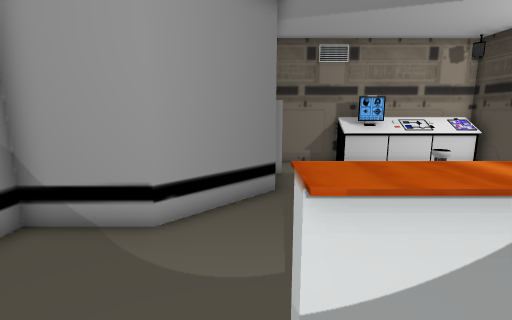
view 1 (above)

13 first-person views from a walk through a scene from a Unity 3-D project. The camera is 1.3 m above the floor, tilts 10° down and sees 85° across. Doors are open. The floor is counted in squares, 0.5 m on a side. Each view is taken from the middle of a square. On the plan, view 1 faces up. The plan holds only what a view shows up to about 19 squares ahead; the rest is blank. The place goes on beyond the plan. The player character is not drawn.

view 2
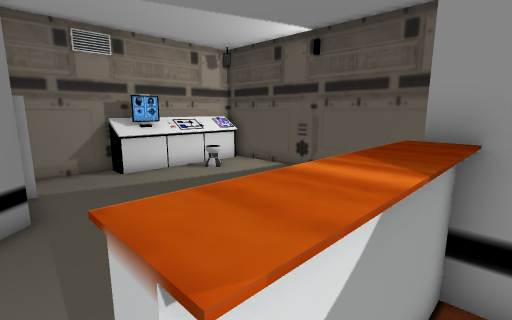

view 3
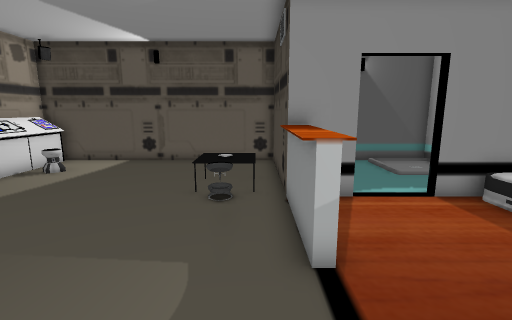

view 4
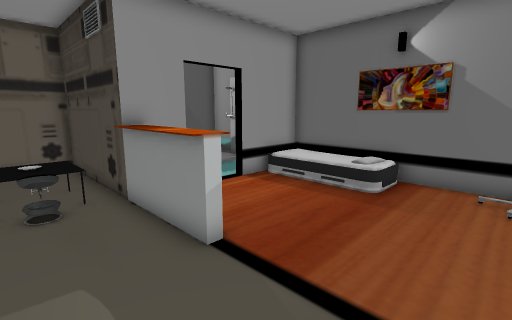

view 5
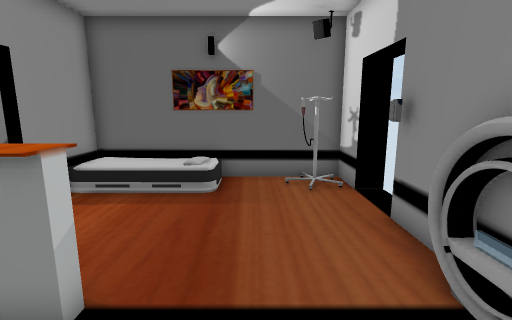

view 6
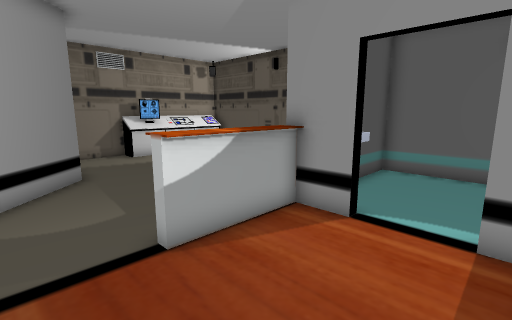

view 7
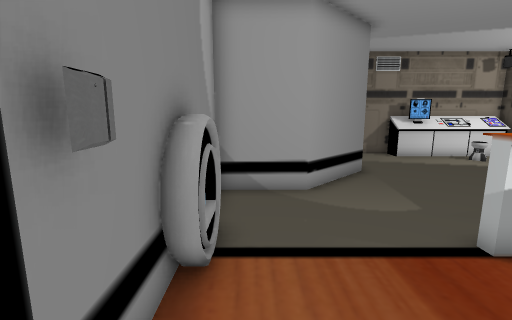

view 8
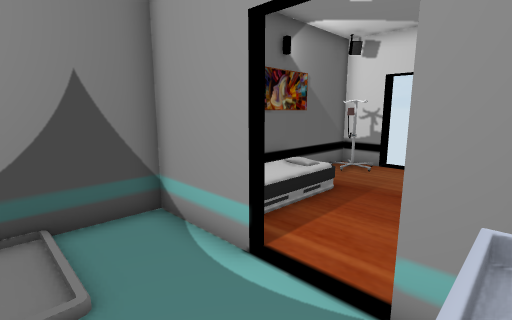

view 9
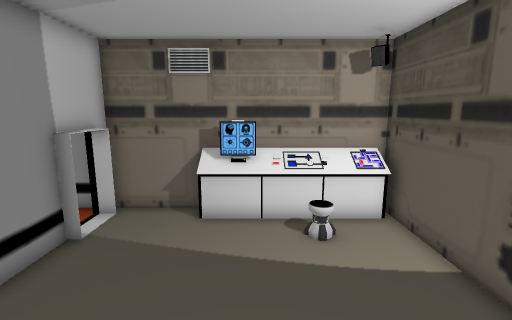

view 10
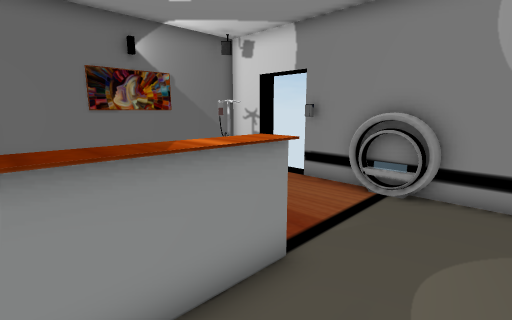

view 11
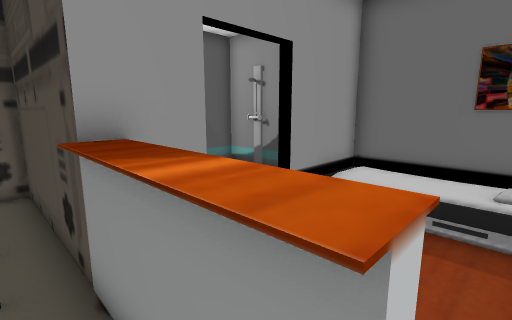

view 12
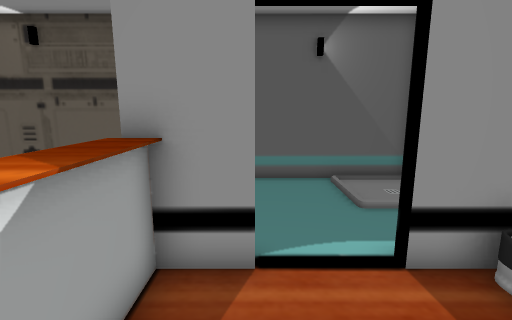

view 13
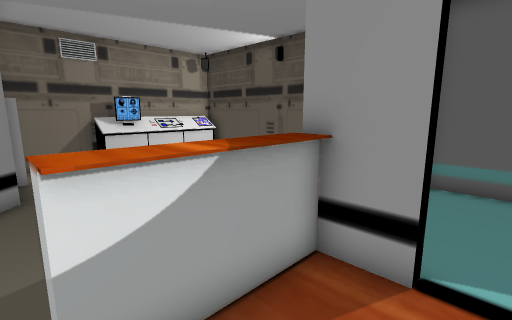

### Floor plan
Key: @ floor where view 1 was taken; # wall or solid block; . main floor; : floor 0.5 m higher than the main floor; / step, stairs or slope; D open door; ^ raised ledge; O other object.
Columns run from 6 left of view 1 to 11 right of it. Each row starts with its distance up from view 1.
 14        #####OOO###
 13        D..OOOO#OO#
 12        D......O..#
 11        #.........#
 10        #.........#
  9       ##.........#
  8      ##..........#
  7     ##...........#
  6  ####............#
  5  #.........//....#
  4  #........:/:....#
  3  O.........//....#
  2  O.....^^^^#######
  1  O........##OO...#
  0  #....@...##.....#
 -1  #...............#
 -2  ................#
 -3  .........##.....#
 -4 ## ...OOOO##..   #
 -5  ##...    ##..   #
 -6   #############O##

Where each view was taken, in squares from view 1:
view 1: 0 up, 0 right, facing up
view 2: 1 up, 0 right, facing up-right
view 3: 3 up, 4 left, facing right
view 4: 5 up, 4 left, facing down-right
view 5: 5 up, 2 left, facing down
view 6: 3 down, 2 left, facing up-right
view 7: 3 down, 4 left, facing up
view 8: 1 up, 8 right, facing down-left
view 9: 4 up, 6 right, facing up
view 10: 5 up, 4 right, facing down-left
view 11: 3 up, 0 right, facing down-right
view 12: 0 up, 0 right, facing right
view 13: 1 down, 0 right, facing up-right
